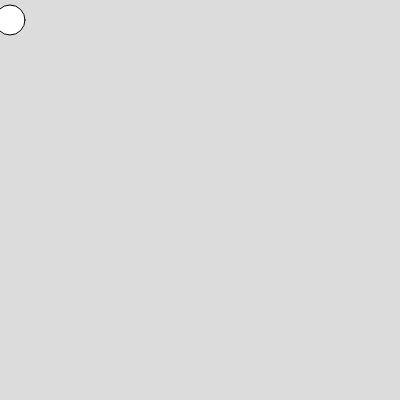
Frame 1 (no input)
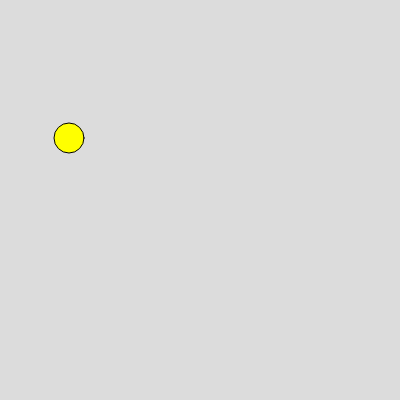
Frame 60 (no input)
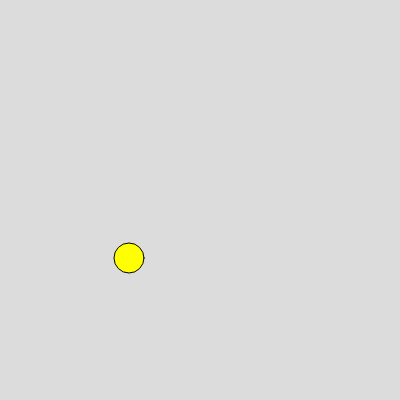
Frame 120 (the mouse pressed at the canvas centre since frame 60)

The p5.js sketch that drew these frames (run headless with seeded random() and noise() and a simulated clock; from frame 60 on, the mouse is pressed at the canvas centre):

// p5.js sketch
// ── sketch.js
var ball ={x:10,y:20,r:30,xspeed:0,yspeed:0,color:["red","green","blue","yellow"]}
function setup() {
  createCanvas(400, 400);
}

function draw() {
  background(220);
  circle(ball.x,ball.y,ball.r)
  fill(ball.color[3])
  ball.xspeed=1
  ball.x=ball.x+ball.xspeed
  ball.yspeed=2
  ball.y=ball.y+ball.yspeed
}
